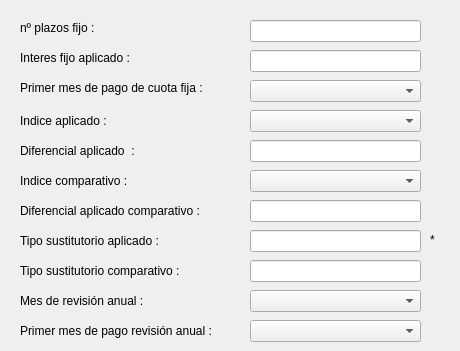
    <widget class="QWidget" name="variableanualconfijo">
     <attribute name="title">
      <string>Fijo + Variable anual</string>
     </attribute>
     <widget class="QLabel" name="label_interesfijoapli3">
      <property name="geometry">
       <rect>
        <x>20</x>
        <y>50</y>
        <width>141</width>
        <height>16</height>
       </rect>
      </property>
      <property name="text">
       <string>Interes fijo aplicado :</string>
      </property>
     </widget>
     <widget class="QLineEdit" name="lineEdit_interesfijoapli3">
      <property name="geometry">
       <rect>
        <x>250</x>
        <y>50</y>
        <width>171</width>
        <height>22</height>
       </rect>
      </property>
     </widget>
     <widget class="QLineEdit" name="lineEdit_nplazosfijo3">
      <property name="geometry">
       <rect>
        <x>250</x>
        <y>20</y>
        <width>171</width>
        <height>22</height>
       </rect>
      </property>
     </widget>
     <widget class="QLabel" name="label_nplazosfijo3">
      <property name="geometry">
       <rect>
        <x>20</x>
        <y>20</y>
        <width>141</width>
        <height>16</height>
       </rect>
      </property>
      <property name="text">
       <string>nº plazos fijo :</string>
      </property>
     </widget>
     <widget class="QLabel" name="label_2_mespagofijo3">
      <property name="geometry">
       <rect>
        <x>20</x>
        <y>80</y>
        <width>211</width>
        <height>16</height>
       </rect>
      </property>
      <property name="text">
       <string>Primer mes de pago de cuota fija :</string>
      </property>
     </widget>
     <widget class="QComboBox" name="comboBox_mespagofijo3">
      <property name="geometry">
       <rect>
        <x>250</x>
        <y>80</y>
        <width>171</width>
        <height>22</height>
       </rect>
      </property>
     </widget>
     <widget class="QLineEdit" name="lineEdit_dif23">
      <property name="geometry">
       <rect>
        <x>250</x>
        <y>200</y>
        <width>171</width>
        <height>22</height>
       </rect>
      </property>
     </widget>
     <widget class="QComboBox" name="comboBox_indiceapli3">
      <property name="geometry">
       <rect>
        <x>250</x>
        <y>110</y>
        <width>171</width>
        <height>22</height>
       </rect>
      </property>
     </widget>
     <widget class="QLabel" name="label_dif23">
      <property name="geometry">
       <rect>
        <x>20</x>
        <y>200</y>
        <width>201</width>
        <height>21</height>
       </rect>
      </property>
      <property name="text">
       <string>Diferencial aplicado comparativo :</string>
      </property>
     </widget>
     <widget class="QLabel" name="label_indiceaplicado3">
      <property name="geometry">
       <rect>
        <x>20</x>
        <y>110</y>
        <width>201</width>
        <height>21</height>
       </rect>
      </property>
      <property name="text">
       <string>Indice aplicado :</string>
      </property>
     </widget>
     <widget class="QComboBox" name="comboBox_indicecomp3">
      <property name="geometry">
       <rect>
        <x>250</x>
        <y>170</y>
        <width>171</width>
        <height>22</height>
       </rect>
      </property>
     </widget>
     <widget class="QLineEdit" name="lineEdit_dif13">
      <property name="geometry">
       <rect>
        <x>250</x>
        <y>140</y>
        <width>171</width>
        <height>22</height>
       </rect>
      </property>
     </widget>
     <widget class="QLabel" name="label_sust23">
      <property name="geometry">
       <rect>
        <x>20</x>
        <y>260</y>
        <width>201</width>
        <height>21</height>
       </rect>
      </property>
      <property name="text">
       <string>Tipo sustitutorio comparativo :</string>
      </property>
     </widget>
     <widget class="QLabel" name="label_dif13">
      <property name="geometry">
       <rect>
        <x>20</x>
        <y>140</y>
        <width>201</width>
        <height>21</height>
       </rect>
      </property>
      <property name="text">
       <string>Diferencial aplicado  :</string>
      </property>
     </widget>
     <widget class="QLabel" name="label_indicecmparativo3">
      <property name="geometry">
       <rect>
        <x>20</x>
        <y>170</y>
        <width>201</width>
        <height>21</height>
       </rect>
      </property>
      <property name="text">
       <string>Indice comparativo :</string>
      </property>
     </widget>
     <widget class="QLabel" name="label_sust13">
      <property name="geometry">
       <rect>
        <x>20</x>
        <y>230</y>
        <width>201</width>
        <height>21</height>
       </rect>
      </property>
      <property name="text">
       <string>Tipo sustitutorio aplicado :</string>
      </property>
     </widget>
     <widget class="QLabel" name="label_primermespagoanual3">
      <property name="geometry">
       <rect>
        <x>20</x>
        <y>320</y>
        <width>221</width>
        <height>21</height>
       </rect>
      </property>
      <property name="text">
       <string>Primer mes de pago revisión anual :</string>
      </property>
     </widget>
     <widget class="QComboBox" name="comboBox_primermespagoanual3">
      <property name="geometry">
       <rect>
        <x>250</x>
        <y>320</y>
        <width>171</width>
        <height>22</height>
       </rect>
      </property>
     </widget>
     <widget class="QComboBox" name="comboBox_mesrevisionanual3">
      <property name="geometry">
       <rect>
        <x>250</x>
        <y>290</y>
        <width>171</width>
        <height>22</height>
       </rect>
      </property>
     </widget>
     <widget class="QLabel" name="label_mesrevanual3">
      <property name="geometry">
       <rect>
        <x>20</x>
        <y>290</y>
        <width>201</width>
        <height>21</height>
       </rect>
      </property>
      <property name="text">
       <string>Mes de revisión anual :</string>
      </property>
     </widget>
     <widget class="QLineEdit" name="lineEdit_sust13">
      <property name="geometry">
       <rect>
        <x>250</x>
        <y>230</y>
        <width>171</width>
        <height>22</height>
       </rect>
      </property>
     </widget>
     <widget class="QLineEdit" name="lineEdit_sust23">
      <property name="geometry">
       <rect>
        <x>250</x>
        <y>260</y>
        <width>171</width>
        <height>22</height>
       </rect>
      </property>
     </widget>
     <widget class="QLabel" name="label_op2">
      <property name="geometry">
       <rect>
        <x>430</x>
        <y>230</y>
        <width>21</width>
        <height>20</height>
       </rect>
      </property>
      <property name="text">
       <string>* </string>
      </property>
     </widget>
    </widget>
